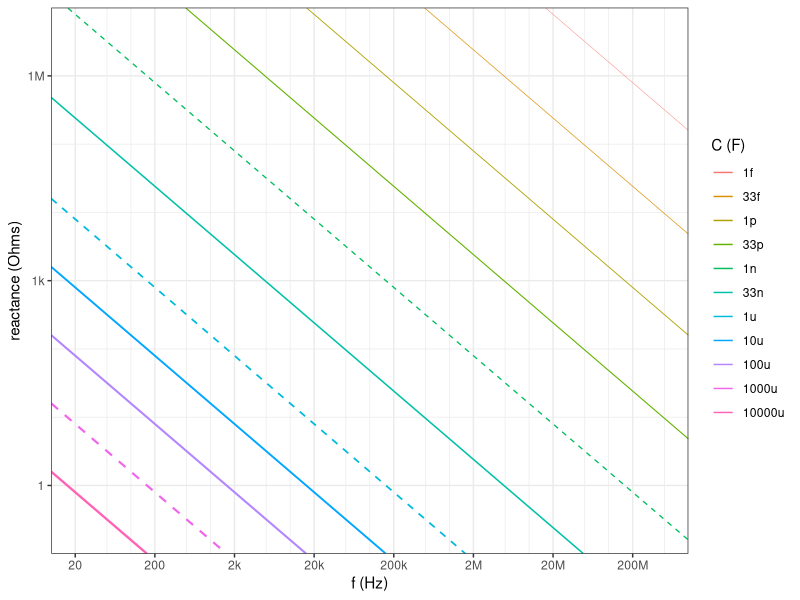
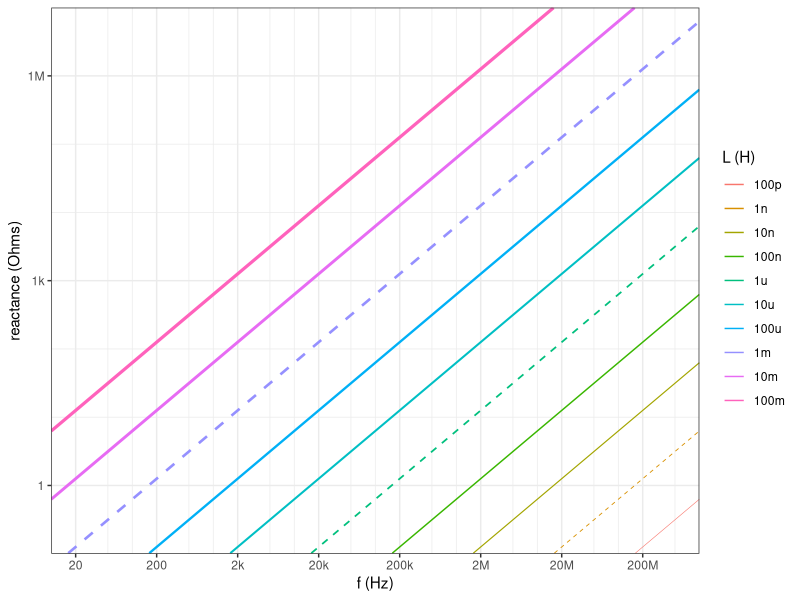
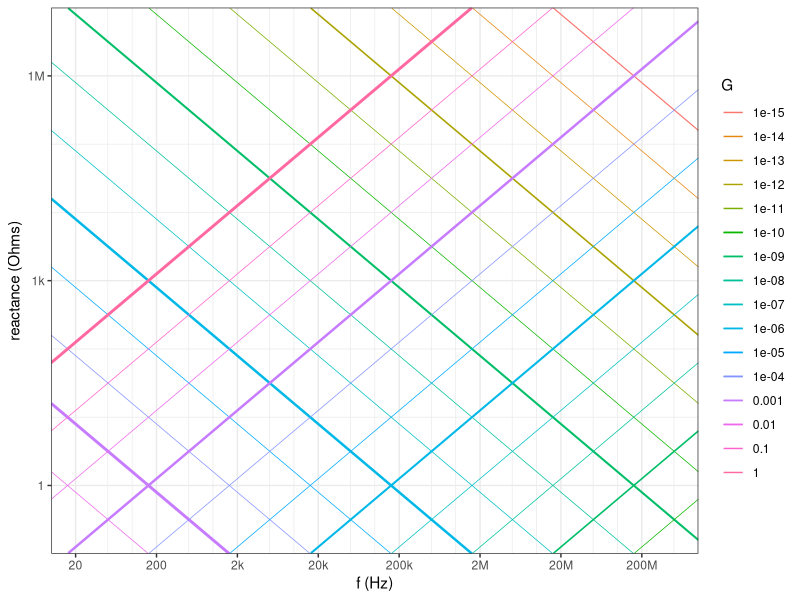
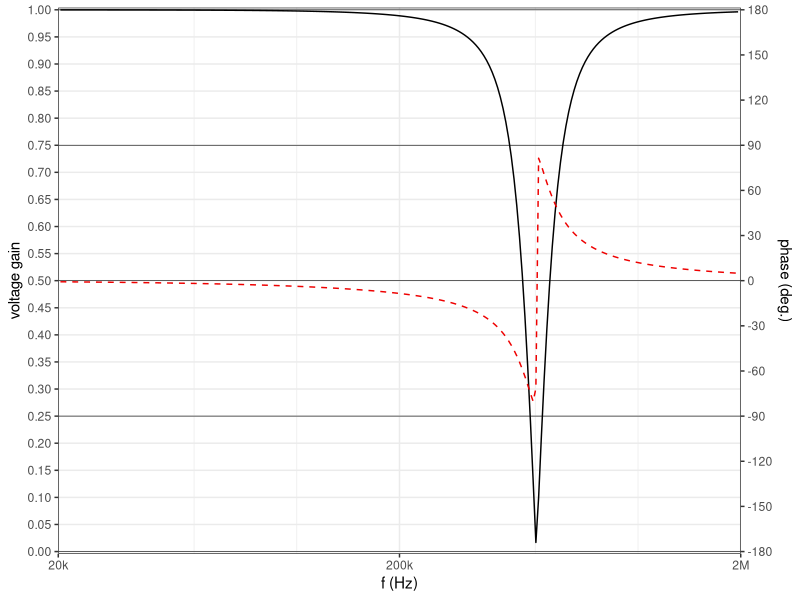
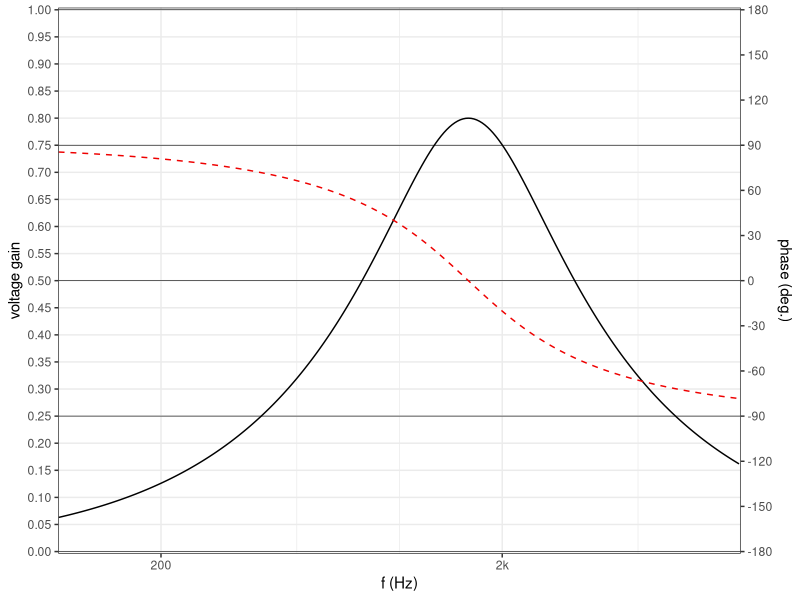
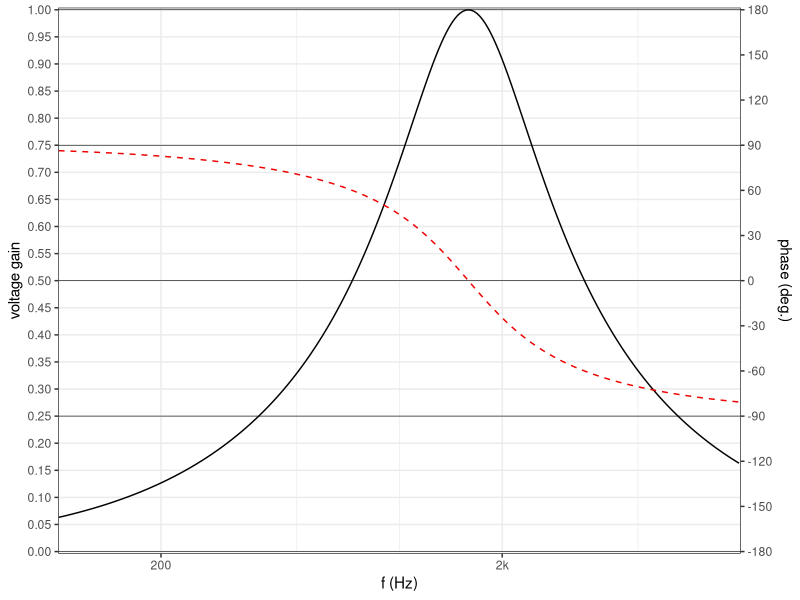
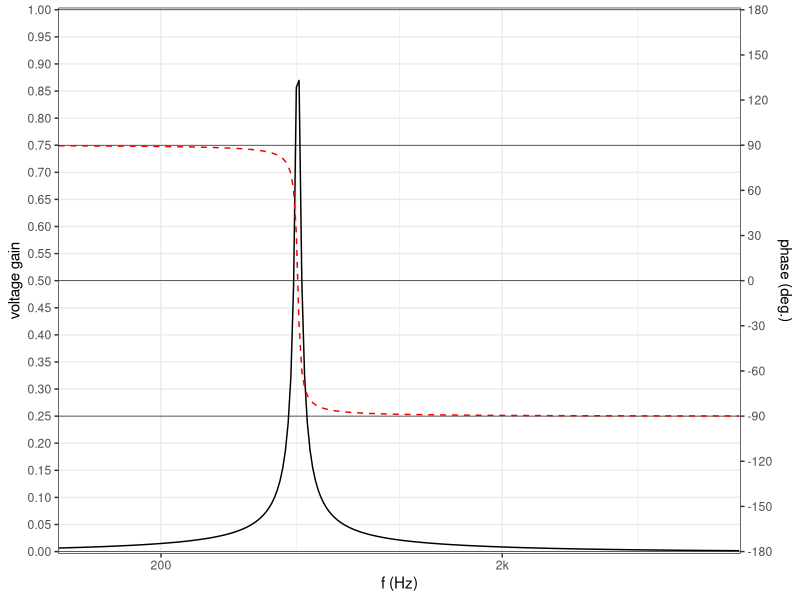
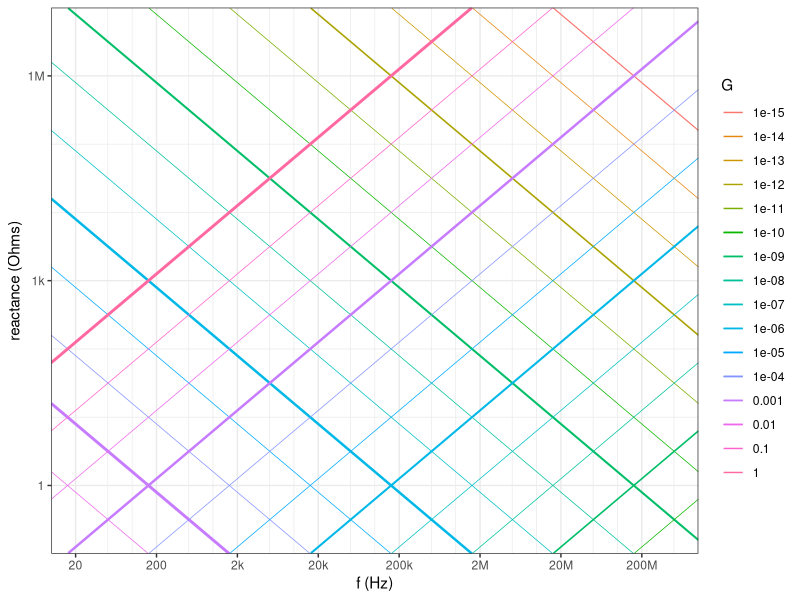

R code for these plots, in order:
## ---- chunk 1
knitr::opts_chunk$set(echo = FALSE, warning = FALSE)
library(ggplot2)
library(dplyr)
## ---- chunk 2
f <- 10^seq(1, 9, by = 0.01)
C <- c(1e-15, 33e-15, 1e-12, 33e-12, 1e-9, 33e-9, 10^seq(-6, -2, by = 1))
C_value <- c("1f", "33f", "1p", "33p", "1n", "33n", "1u", "10u", "100u", "1000u", "10000u")
val <- expand.grid(f = f, k = 1:length(C)) |>
  tibble::as_tibble() |>
  dplyr::mutate(C = C[k], 
                C_value = C_value[k] |> factor(levels = C_value),
                X = 1/2/pi/f/C)
val |>
  ggplot(aes(x = f, y = X, color = C_value)) +
  geom_line(linewidth = 0.9 + log10(val$C)/20,
            linetype = 1 + (val$C %in% c(1e-3, 1e-6, 1e-9))) +
  labs(x = "f (Hz)", y = "reactance (Ohms)", color = "C (F)") +
  scale_x_log10(breaks = 10^(1:8)*2,
                labels = c("20", "200", "2k", "20k", "200k", "2M", "20M", "200M"),
                minor_breaks = c(10^(1:8)*5, 10^(1:8)*10),
                expand = rep(0, 4)) + 
  scale_y_log10(breaks = c(1, 1000, 1e6),
                minor_breaks = c(0.1, c(10, 100), c(10, 100)*1000, 1e7),
                labels = c("1", "1k", "1M"),
                limits = c(0.1, 1e7),
                expand = rep(0, 4)) +
  theme_bw()
## ---- chunk 3
f <- 10^seq(1, 9, by = 0.01)
C <- 10^seq(-10, -1, by = 1)
C_value <- c("100p", "1n", "10n", "100n", "1u", "10u", "100u", "1m", "10m", "100m")
val <- expand.grid(f = f, k = 1:length(C)) |>
  tibble::as_tibble() |>
  dplyr::mutate(C = C[k], 
                C_value = C_value[k] |> factor(levels = C_value),
                X = 2*pi*f*C)
val |>
  ggplot(aes(x = f, y = X, color = C_value)) +
  geom_line(linewidth = 1.2 + log10(val$C)/10,
            linetype = 1 + (val$C %in% c(1e-3, 1e-6, 1e-9))) +
  labs(x = "f (Hz)", y = "reactance (Ohms)", color = "L (H)") +
  scale_x_log10(breaks = 10^(1:8)*2,
                labels = c("20", "200", "2k", "20k", "200k", "2M", "20M", "200M"),
                minor_breaks = c(10^(1:8)*5, 10^(1:8)*10),
                expand = rep(0, 4)) + 
  scale_y_log10(breaks = c(1, 1000, 1e6),
                minor_breaks = c(0.1, c(10, 100), c(10, 100)*1000, 1e7),
                labels = c("1", "1k", "1M"),
                limits = c(0.1, 1e7),
                expand = rep(0, 4)) +
  theme_bw()
## ---- chunk 4
f <- 10^seq(1, 9, by = 0.01)
C <- 10^seq(-15, -2, by = 1)
L <- 10^seq(-10, 0, by = 1)
val_C <- expand.grid(f = f, k = 1:length(C)) |>
  tibble::as_tibble() |>
  dplyr::mutate(C = C[k], 
                X = 1/2/pi/f/C,
                G = factor(C, levels = 10^seq(-15, 0, by = 1)))
val_L <- expand.grid(f = f, k = 1:length(L)) |>
  tibble::as_tibble() |>
  dplyr::mutate(L = L[k], 
                X = 2*pi*f*L,
                G = factor(L, levels = 10^seq(-15, 0, by = 1)))

ggplot(data = val_C, mapping = aes(x = f, y = X, color = G)) +
  geom_line(linewidth = 0.25 + (val_C$k %% 3 == 1) * (0.9 + log10(val_C$C)/20)) +
            #linetype = 2 - (val_C$C %in% c(1, 1e-3, 1e-6, 1e-9, 1e-12, 1e-15))) +
  geom_line(data = val_L, 
            mapping = aes(x = f, y = X, color = G),
            linewidth = 0.25 + (val_L$k %% 3 == 2) * (0.75 + log10(val_L$L)/20)) +
            #linetype = 2 - (val_L$L %in% c(1, 1e-3, 1e-6, 1e-9, 1e-12, 1e-15))) +
  labs(x = "f (Hz)", y = "reactance (Ohms)") +
  scale_x_log10(breaks = 10^(1:8)*2,
                labels = c("20", "200", "2k", "20k", "200k", "2M", "20M", "200M"),
                minor_breaks = c(10^(1:8)*5, 10^(1:8)*10),
                expand = rep(0, 4)) + 
  scale_y_log10(breaks = c(1, 1000, 1e6),
                minor_breaks = c(0.1, c(10, 100), c(10, 100)*1000, 1e7),
                labels = c("1", "1k", "1M"),
                limits = c(0.1, 1e7),
                expand = rep(0, 4)) +
  theme_bw()
ggsave("C-L-reactance.pdf", height=7, width=10)
## ---- chunk 5
conv_to_phase <- function(x) { 0.5 + x/360 }

plot_bode <- function(f, Z_1, Z_2, f_lim = NULL) {
  
  A = div_mag(Z_1, Z_2)
  theta = div_ang(Z_1, Z_2)
  
  ggplot(data = tibble(f = f, A = A, theta = theta)) +
    geom_hline(yintercept = seq(0, 1, by = 1/4), lwd = 1/5) +
    #geom_hline(yintercept = setdiff(seq(1/12, 11/12, by = 1/12), c(1/4, 1/2, 3/4)),
    #           col = 'red2', lty = 3, lwd = 1/8) +
    geom_line(mapping = aes(x = f, y = A)) +
    geom_line(mapping = aes(x = f, y = conv_to_phase(theta)), col = 'red2', lty = 2) +
    labs(x = "f (Hz)", y = "voltage gain") +
    scale_x_log10(breaks = 10^(1:8)*2,
                  labels = c("20", "200", "2k", "20k", "200k", "2M", "20M", "200M"),
                  minor_breaks = c(10^(1:8)*5, 10^(1:8)*10),
                  limits = f_lim,
                  expand = rep(0, 4)) + 
          scale_y_continuous(breaks = seq(0, 1, by = 0.05), 
                             expand = rep(0.002, 4),
                             minor_breaks = NULL,
                             sec.axis = sec_axis(~ 360 * (. - 0.5), 
                                                 name = "phase (deg.)",
                                                 breaks = seq(-180, 180, by = 30))) +
    theme_bw()
}
## ---- chunk 6
Ang <- function(z) { atan(Im(z)/(Re(z) + 1e-12)) * (180/pi) }
div_mag <- function(z1, z2) { abs(z2) / abs(z1 + z2) }
div_ang <- function(z1, z2) { Ang(z2) - Ang(z1 + z2) }

Z_par <- function(z1, z2) { (z1 * z2) / (z1 + z2) }
Z_C <- function(f, C) { -1i / (2*pi*f*C) }
Z_L <- function(f, L) { 1i * 2*pi*f*L }
R_model <- function(f, R, L_lead = 5e-9, C_par = 1e-12) { Z_par(R + Z_L(f, L_lead), Z_C(f, C_par)) }
C_model <- function(f, C, esr = 0.01, L_lead = 5e-9) { Z_C(f, C) + esr + Z_L(f, L_lead) }
L_model <- function(f, L, r = NULL) { Z_L(f, L) + if (is.null(r))  5e3 * L  else  r }
## ---- chunk 7
f <- 10^seq(1, 9, length = 1000)
R <- 1000
C <- 1e-9
#plot_bode(f, R_model(f, R), C_model(f, C))
plot_bode(f, R_model(f, 100), C_model(f, 1e-9) + L_model(f, 100e-6, 0.5), c(0.2e5, 2e6))
## ---- chunk 8
#plot_bode(f, C_model(f, 1e-9) + L_model(f, 100e-6, 0.5), R_model(f, 100), c(0.2e5, 2e6))
#plot_bode(f, C_model(f, 0.16e-9) + L_model(f, 250e-6, 0.5), R_model(f, 12.6), c(0.2e5, 2e6))
plot_bode(f, C_model(f, 1e-6) + L_model(f, 0.01, 25), R_model(f, 100), c(100, 10000))
plot_bode(f, C_model(f, 1e-6) + L_model(f, 0.01, 0), R_model(f, 100), c(100, 10000))
plot_bode(f, C_model(f, 1e-6) + L_model(f, 0.1, 0), R_model(f, 10), c(100, 10000))
